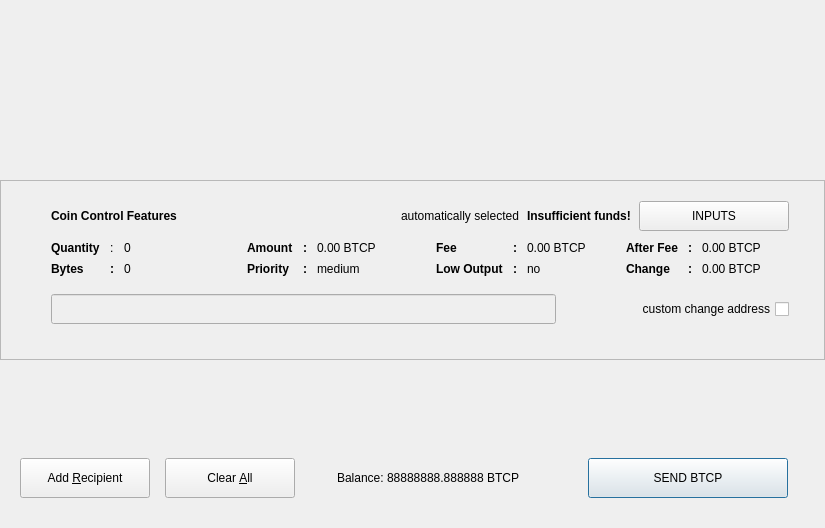
<?xml version="1.0" encoding="UTF-8"?>
<ui version="4.0">
 <class>SendCoinsDialog</class>
 <widget class="QDialog" name="SendCoinsDialog">
  <property name="geometry">
   <rect>
    <x>0</x>
    <y>0</y>
    <width>825</width>
    <height>550</height>
   </rect>
  </property>
  <property name="minimumSize">
   <size>
    <width>825</width>
    <height>550</height>
   </size>
  </property>
  <property name="windowTitle">
   <string>Send Coins</string>
  </property>
  <layout class="QVBoxLayout" name="verticalLayout" stretch="0,0,0,0">
   <property name="spacing">
    <number>0</number>
   </property>
   <property name="sizeConstraint">
    <enum>QLayout::SetFixedSize</enum>
   </property>
   <property name="margin">
    <number>0</number>
   </property>
   <item>
    <widget class="QFrame" name="frmBanner">
     <property name="minimumSize">
      <size>
       <width>825</width>
       <height>180</height>
      </size>
     </property>
     <property name="maximumSize">
      <size>
       <width>825</width>
       <height>180</height>
      </size>
     </property>
    </widget>
   </item>
   <item>
    <widget class="QFrame" name="frameCoinControl">
     <property name="enabled">
      <bool>true</bool>
     </property>
     <property name="sizePolicy">
      <sizepolicy hsizetype="Expanding" vsizetype="Expanding">
       <horstretch>0</horstretch>
       <verstretch>0</verstretch>
      </sizepolicy>
     </property>
     <property name="minimumSize">
      <size>
       <width>825</width>
       <height>180</height>
      </size>
     </property>
     <property name="maximumSize">
      <size>
       <width>825</width>
       <height>180</height>
      </size>
     </property>
     <property name="frameShape">
      <enum>QFrame::StyledPanel</enum>
     </property>
     <property name="frameShadow">
      <enum>QFrame::Sunken</enum>
     </property>
     <layout class="QVBoxLayout" name="verticalLayoutCoinControl2">
      <property name="spacing">
       <number>0</number>
      </property>
      <property name="leftMargin">
       <number>50</number>
      </property>
      <property name="topMargin">
       <number>20</number>
      </property>
      <property name="rightMargin">
       <number>35</number>
      </property>
      <property name="bottomMargin">
       <number>20</number>
      </property>
      <item>
       <spacer name="verticalSpacer_2">
        <property name="orientation">
         <enum>Qt::Vertical</enum>
        </property>
        <property name="sizeType">
         <enum>QSizePolicy::Maximum</enum>
        </property>
        <property name="sizeHint" stdset="0">
         <size>
          <width>20</width>
          <height>10</height>
         </size>
        </property>
       </spacer>
      </item>
      <item>
       <layout class="QVBoxLayout" name="verticalLayoutCoinControl" stretch="0,1,0">
        <property name="spacing">
         <number>0</number>
        </property>
        <property name="leftMargin">
         <number>0</number>
        </property>
        <property name="topMargin">
         <number>0</number>
        </property>
        <item>
         <layout class="QHBoxLayout" name="hLayoutHeader1" stretch="0,0,0,0,0">
          <property name="spacing">
           <number>8</number>
          </property>
          <property name="bottomMargin">
           <number>10</number>
          </property>
          <item>
           <widget class="QLabel" name="labelCoinControlFeatures">
            <property name="sizePolicy">
             <sizepolicy hsizetype="Preferred" vsizetype="Maximum">
              <horstretch>0</horstretch>
              <verstretch>0</verstretch>
             </sizepolicy>
            </property>
            <property name="font">
             <font>
              <weight>75</weight>
              <bold>true</bold>
             </font>
            </property>
            <property name="text">
             <string>Coin Control Features</string>
            </property>
           </widget>
          </item>
          <item>
           <spacer name="horizontalSpacerCoinControl">
            <property name="orientation">
             <enum>Qt::Horizontal</enum>
            </property>
            <property name="sizeHint" stdset="0">
             <size>
              <width>40</width>
              <height>1</height>
             </size>
            </property>
           </spacer>
          </item>
          <item>
           <widget class="QLabel" name="labelCoinControlAutomaticallySelected">
            <property name="text">
             <string>automatically selected</string>
            </property>
            <property name="margin">
             <number>5</number>
            </property>
           </widget>
          </item>
          <item>
           <widget class="QLabel" name="labelCoinControlInsuffFunds">
            <property name="font">
             <font>
              <weight>75</weight>
              <bold>true</bold>
             </font>
            </property>
            <property name="text">
             <string>Insufficient funds!</string>
            </property>
            <property name="margin">
             <number>5</number>
            </property>
           </widget>
          </item>
          <item>
           <widget class="QPushButton" name="pushButtonCoinControl">
            <property name="minimumSize">
             <size>
              <width>150</width>
              <height>30</height>
             </size>
            </property>
            <property name="text">
             <string>INPUTS</string>
            </property>
           </widget>
          </item>
         </layout>
        </item>
        <item>
         <widget class="QWidget" name="widgetCoinControl" native="true">
          <property name="sizePolicy">
           <sizepolicy hsizetype="Preferred" vsizetype="Preferred">
            <horstretch>0</horstretch>
            <verstretch>0</verstretch>
           </sizepolicy>
          </property>
          <property name="minimumSize">
           <size>
            <width>0</width>
            <height>0</height>
           </size>
          </property>
          <layout class="QHBoxLayout" name="horizontalLayoutCoinControl5">
           <property name="margin">
            <number>0</number>
           </property>
           <item>
            <layout class="QHBoxLayout" name="horizontalLayoutCoinControl3" stretch="1,1,1,1">
             <property name="spacing">
              <number>20</number>
             </property>
             <property name="topMargin">
              <number>0</number>
             </property>
             <property name="bottomMargin">
              <number>18</number>
             </property>
             <item>
              <layout class="QGridLayout" name="gridLayout" columnstretch="0,0,1" columnminimumwidth="0,0,0">
               <property name="leftMargin">
                <number>0</number>
               </property>
               <property name="topMargin">
                <number>0</number>
               </property>
               <property name="rightMargin">
                <number>6</number>
               </property>
               <property name="horizontalSpacing">
                <number>10</number>
               </property>
               <property name="verticalSpacing">
                <number>7</number>
               </property>
               <item row="0" column="0">
                <widget class="QLabel" name="labelCoinControlQuantityText">
                 <property name="font">
                  <font>
                   <weight>75</weight>
                   <bold>true</bold>
                  </font>
                 </property>
                 <property name="text">
                  <string>Quantity</string>
                 </property>
                 <property name="margin">
                  <number>0</number>
                 </property>
                </widget>
               </item>
               <item row="1" column="2">
                <widget class="QLabel" name="labelCoinControlBytes">
                 <property name="cursor">
                  <cursorShape>IBeamCursor</cursorShape>
                 </property>
                 <property name="contextMenuPolicy">
                  <enum>Qt::ActionsContextMenu</enum>
                 </property>
                 <property name="text">
                  <string>0</string>
                 </property>
                 <property name="textInteractionFlags">
                  <set>Qt::LinksAccessibleByMouse|Qt::TextSelectableByKeyboard|Qt::TextSelectableByMouse</set>
                 </property>
                </widget>
               </item>
               <item row="0" column="2">
                <widget class="QLabel" name="labelCoinControlQuantity">
                 <property name="cursor">
                  <cursorShape>IBeamCursor</cursorShape>
                 </property>
                 <property name="contextMenuPolicy">
                  <enum>Qt::ActionsContextMenu</enum>
                 </property>
                 <property name="text">
                  <string>0</string>
                 </property>
                 <property name="margin">
                  <number>0</number>
                 </property>
                 <property name="textInteractionFlags">
                  <set>Qt::LinksAccessibleByMouse|Qt::TextSelectableByKeyboard|Qt::TextSelectableByMouse</set>
                 </property>
                </widget>
               </item>
               <item row="0" column="1">
                <widget class="QLabel" name="lblSemiColon11">
                 <property name="text">
                  <string>:</string>
                 </property>
                </widget>
               </item>
               <item row="1" column="0">
                <widget class="QLabel" name="labelCoinControlBytesText">
                 <property name="font">
                  <font>
                   <weight>75</weight>
                   <bold>true</bold>
                  </font>
                 </property>
                 <property name="text">
                  <string>Bytes</string>
                 </property>
                </widget>
               </item>
               <item row="1" column="1">
                <widget class="QLabel" name="lblSemiColon12">
                 <property name="font">
                  <font>
                   <weight>75</weight>
                   <bold>true</bold>
                  </font>
                 </property>
                 <property name="text">
                  <string>:</string>
                 </property>
                </widget>
               </item>
              </layout>
             </item>
             <item>
              <layout class="QGridLayout" name="gridLayout_2" columnstretch="0,0,1">
               <property name="leftMargin">
                <number>6</number>
               </property>
               <property name="topMargin">
                <number>0</number>
               </property>
               <property name="rightMargin">
                <number>6</number>
               </property>
               <property name="horizontalSpacing">
                <number>10</number>
               </property>
               <property name="verticalSpacing">
                <number>7</number>
               </property>
               <item row="0" column="0">
                <widget class="QLabel" name="labelCoinControlAmountText">
                 <property name="font">
                  <font>
                   <weight>75</weight>
                   <bold>true</bold>
                  </font>
                 </property>
                 <property name="text">
                  <string>Amount</string>
                 </property>
                 <property name="margin">
                  <number>0</number>
                 </property>
                </widget>
               </item>
               <item row="1" column="2">
                <widget class="QLabel" name="labelCoinControlPriority">
                 <property name="cursor">
                  <cursorShape>IBeamCursor</cursorShape>
                 </property>
                 <property name="contextMenuPolicy">
                  <enum>Qt::ActionsContextMenu</enum>
                 </property>
                 <property name="text">
                  <string>medium</string>
                 </property>
                 <property name="textInteractionFlags">
                  <set>Qt::LinksAccessibleByMouse|Qt::TextSelectableByKeyboard|Qt::TextSelectableByMouse</set>
                 </property>
                </widget>
               </item>
               <item row="1" column="0">
                <widget class="QLabel" name="labelCoinControlPriorityText">
                 <property name="font">
                  <font>
                   <weight>75</weight>
                   <bold>true</bold>
                  </font>
                 </property>
                 <property name="text">
                  <string>Priority</string>
                 </property>
                </widget>
               </item>
               <item row="0" column="2">
                <widget class="QLabel" name="labelCoinControlAmount">
                 <property name="cursor">
                  <cursorShape>IBeamCursor</cursorShape>
                 </property>
                 <property name="contextMenuPolicy">
                  <enum>Qt::ActionsContextMenu</enum>
                 </property>
                 <property name="text">
                  <string>0.00 BTCP</string>
                 </property>
                 <property name="textInteractionFlags">
                  <set>Qt::LinksAccessibleByMouse|Qt::TextSelectableByKeyboard|Qt::TextSelectableByMouse</set>
                 </property>
                </widget>
               </item>
               <item row="0" column="1">
                <widget class="QLabel" name="lblSemiColon21">
                 <property name="font">
                  <font>
                   <weight>75</weight>
                   <bold>true</bold>
                  </font>
                 </property>
                 <property name="text">
                  <string>:</string>
                 </property>
                </widget>
               </item>
               <item row="1" column="1">
                <widget class="QLabel" name="lblSemiColon22">
                 <property name="font">
                  <font>
                   <weight>75</weight>
                   <bold>true</bold>
                  </font>
                 </property>
                 <property name="text">
                  <string>:</string>
                 </property>
                </widget>
               </item>
              </layout>
             </item>
             <item>
              <layout class="QGridLayout" name="gridLayout_3" columnstretch="0,0,1">
               <property name="leftMargin">
                <number>6</number>
               </property>
               <property name="topMargin">
                <number>0</number>
               </property>
               <property name="rightMargin">
                <number>6</number>
               </property>
               <property name="horizontalSpacing">
                <number>10</number>
               </property>
               <property name="verticalSpacing">
                <number>7</number>
               </property>
               <item row="0" column="2">
                <widget class="QLabel" name="labelCoinControlFee">
                 <property name="cursor">
                  <cursorShape>IBeamCursor</cursorShape>
                 </property>
                 <property name="contextMenuPolicy">
                  <enum>Qt::ActionsContextMenu</enum>
                 </property>
                 <property name="text">
                  <string>0.00 BTCP</string>
                 </property>
                 <property name="textInteractionFlags">
                  <set>Qt::LinksAccessibleByMouse|Qt::TextSelectableByKeyboard|Qt::TextSelectableByMouse</set>
                 </property>
                </widget>
               </item>
               <item row="1" column="0">
                <widget class="QLabel" name="labelCoinControlLowOutputText">
                 <property name="font">
                  <font>
                   <weight>75</weight>
                   <bold>true</bold>
                  </font>
                 </property>
                 <property name="text">
                  <string>Low Output</string>
                 </property>
                </widget>
               </item>
               <item row="1" column="2">
                <widget class="QLabel" name="labelCoinControlLowOutput">
                 <property name="cursor">
                  <cursorShape>IBeamCursor</cursorShape>
                 </property>
                 <property name="contextMenuPolicy">
                  <enum>Qt::ActionsContextMenu</enum>
                 </property>
                 <property name="text">
                  <string>no</string>
                 </property>
                 <property name="textInteractionFlags">
                  <set>Qt::LinksAccessibleByMouse|Qt::TextSelectableByKeyboard|Qt::TextSelectableByMouse</set>
                 </property>
                </widget>
               </item>
               <item row="0" column="0">
                <widget class="QLabel" name="labelCoinControlFeeText">
                 <property name="font">
                  <font>
                   <weight>75</weight>
                   <bold>true</bold>
                  </font>
                 </property>
                 <property name="text">
                  <string>Fee</string>
                 </property>
                 <property name="margin">
                  <number>0</number>
                 </property>
                </widget>
               </item>
               <item row="0" column="1">
                <widget class="QLabel" name="lblSemiColon31">
                 <property name="font">
                  <font>
                   <weight>75</weight>
                   <bold>true</bold>
                  </font>
                 </property>
                 <property name="text">
                  <string>:</string>
                 </property>
                </widget>
               </item>
               <item row="1" column="1">
                <widget class="QLabel" name="lblSemiColon32">
                 <property name="font">
                  <font>
                   <weight>75</weight>
                   <bold>true</bold>
                  </font>
                 </property>
                 <property name="text">
                  <string>:</string>
                 </property>
                </widget>
               </item>
              </layout>
             </item>
             <item>
              <layout class="QGridLayout" name="gridLayout_4" columnstretch="0,0,1">
               <property name="leftMargin">
                <number>6</number>
               </property>
               <property name="topMargin">
                <number>0</number>
               </property>
               <property name="rightMargin">
                <number>0</number>
               </property>
               <property name="horizontalSpacing">
                <number>10</number>
               </property>
               <property name="verticalSpacing">
                <number>7</number>
               </property>
               <item row="0" column="0">
                <widget class="QLabel" name="labelCoinControlAfterFeeText">
                 <property name="font">
                  <font>
                   <weight>75</weight>
                   <bold>true</bold>
                  </font>
                 </property>
                 <property name="text">
                  <string>After Fee</string>
                 </property>
                 <property name="margin">
                  <number>0</number>
                 </property>
                </widget>
               </item>
               <item row="1" column="2">
                <widget class="QLabel" name="labelCoinControlChange">
                 <property name="cursor">
                  <cursorShape>IBeamCursor</cursorShape>
                 </property>
                 <property name="contextMenuPolicy">
                  <enum>Qt::ActionsContextMenu</enum>
                 </property>
                 <property name="text">
                  <string>0.00 BTCP</string>
                 </property>
                 <property name="textInteractionFlags">
                  <set>Qt::LinksAccessibleByMouse|Qt::TextSelectableByKeyboard|Qt::TextSelectableByMouse</set>
                 </property>
                </widget>
               </item>
               <item row="0" column="2">
                <widget class="QLabel" name="labelCoinControlAfterFee">
                 <property name="cursor">
                  <cursorShape>IBeamCursor</cursorShape>
                 </property>
                 <property name="contextMenuPolicy">
                  <enum>Qt::ActionsContextMenu</enum>
                 </property>
                 <property name="text">
                  <string>0.00 BTCP</string>
                 </property>
                 <property name="textInteractionFlags">
                  <set>Qt::LinksAccessibleByMouse|Qt::TextSelectableByKeyboard|Qt::TextSelectableByMouse</set>
                 </property>
                </widget>
               </item>
               <item row="1" column="0">
                <widget class="QLabel" name="labelCoinControlChangeText">
                 <property name="font">
                  <font>
                   <weight>75</weight>
                   <bold>true</bold>
                  </font>
                 </property>
                 <property name="text">
                  <string>Change</string>
                 </property>
                </widget>
               </item>
               <item row="0" column="1">
                <widget class="QLabel" name="lblSemiColon41">
                 <property name="font">
                  <font>
                   <weight>75</weight>
                   <bold>true</bold>
                  </font>
                 </property>
                 <property name="text">
                  <string>:</string>
                 </property>
                </widget>
               </item>
               <item row="1" column="1">
                <widget class="QLabel" name="lblSemiColon42">
                 <property name="font">
                  <font>
                   <weight>75</weight>
                   <bold>true</bold>
                  </font>
                 </property>
                 <property name="text">
                  <string>:</string>
                 </property>
                </widget>
               </item>
              </layout>
             </item>
            </layout>
           </item>
          </layout>
         </widget>
        </item>
        <item>
         <layout class="QHBoxLayout" name="hLayoutHeader3" stretch="1,0,0">
          <property name="spacing">
           <number>15</number>
          </property>
          <property name="topMargin">
           <number>0</number>
          </property>
          <property name="rightMargin">
           <number>0</number>
          </property>
          <item>
           <widget class="QLineEdit" name="lineEditCoinControlChange">
            <property name="enabled">
             <bool>false</bool>
            </property>
            <property name="sizePolicy">
             <sizepolicy hsizetype="Expanding" vsizetype="Fixed">
              <horstretch>0</horstretch>
              <verstretch>0</verstretch>
             </sizepolicy>
            </property>
            <property name="minimumSize">
             <size>
              <width>0</width>
              <height>30</height>
             </size>
            </property>
            <property name="maximumSize">
             <size>
              <width>16777215</width>
              <height>30</height>
             </size>
            </property>
           </widget>
          </item>
          <item>
           <widget class="QLabel" name="labelCoinControlChangeLabel">
            <property name="sizePolicy">
             <sizepolicy hsizetype="Preferred" vsizetype="Expanding">
              <horstretch>0</horstretch>
              <verstretch>0</verstretch>
             </sizepolicy>
            </property>
            <property name="minimumSize">
             <size>
              <width>50</width>
              <height>30</height>
             </size>
            </property>
            <property name="font">
             <font>
              <pointsize>12</pointsize>
             </font>
            </property>
           </widget>
          </item>
          <item>
           <widget class="QCheckBox" name="checkBoxCoinControlChange">
            <property name="minimumSize">
             <size>
              <width>150</width>
              <height>30</height>
             </size>
            </property>
            <property name="maximumSize">
             <size>
              <width>16777215</width>
              <height>30</height>
             </size>
            </property>
            <property name="layoutDirection">
             <enum>Qt::RightToLeft</enum>
            </property>
            <property name="text">
             <string>custom change address</string>
            </property>
           </widget>
          </item>
         </layout>
        </item>
       </layout>
      </item>
      <item>
       <spacer name="verticalSpacer_3">
        <property name="orientation">
         <enum>Qt::Vertical</enum>
        </property>
        <property name="sizeType">
         <enum>QSizePolicy::Maximum</enum>
        </property>
        <property name="sizeHint" stdset="0">
         <size>
          <width>20</width>
          <height>30</height>
         </size>
        </property>
       </spacer>
      </item>
     </layout>
    </widget>
   </item>
   <item>
    <widget class="QScrollArea" name="scrollArea">
     <property name="minimumSize">
      <size>
       <width>825</width>
       <height>0</height>
      </size>
     </property>
     <property name="maximumSize">
      <size>
       <width>825</width>
       <height>16777215</height>
      </size>
     </property>
     <property name="frameShape">
      <enum>QFrame::NoFrame</enum>
     </property>
     <property name="frameShadow">
      <enum>QFrame::Plain</enum>
     </property>
     <property name="horizontalScrollBarPolicy">
      <enum>Qt::ScrollBarAlwaysOff</enum>
     </property>
     <property name="widgetResizable">
      <bool>true</bool>
     </property>
     <widget class="QWidget" name="scrollAreaWidgetContents">
      <property name="geometry">
       <rect>
        <x>0</x>
        <y>0</y>
        <width>825</width>
        <height>90</height>
       </rect>
      </property>
      <layout class="QVBoxLayout" name="verticalLayout_2">
       <property name="spacing">
        <number>0</number>
       </property>
       <property name="margin">
        <number>0</number>
       </property>
       <item>
        <layout class="QVBoxLayout" name="entries">
         <property name="spacing">
          <number>0</number>
         </property>
        </layout>
       </item>
       <item>
        <spacer name="verticalSpacer">
         <property name="orientation">
          <enum>Qt::Vertical</enum>
         </property>
         <property name="sizeHint" stdset="0">
          <size>
           <width>20</width>
           <height>40</height>
          </size>
         </property>
        </spacer>
       </item>
      </layout>
     </widget>
    </widget>
   </item>
   <item>
    <layout class="QHBoxLayout" name="horizontalLayout" stretch="0,0,0,0">
     <property name="spacing">
      <number>15</number>
     </property>
     <property name="leftMargin">
      <number>20</number>
     </property>
     <property name="topMargin">
      <number>30</number>
     </property>
     <property name="rightMargin">
      <number>37</number>
     </property>
     <property name="bottomMargin">
      <number>30</number>
     </property>
     <item>
      <widget class="QPushButton" name="addButton">
       <property name="minimumSize">
        <size>
         <width>130</width>
         <height>40</height>
        </size>
       </property>
       <property name="toolTip">
        <string>Send to multiple recipients at once</string>
       </property>
       <property name="text">
        <string>Add &amp;Recipient</string>
       </property>
       <property name="autoDefault">
        <bool>false</bool>
       </property>
      </widget>
     </item>
     <item>
      <widget class="QPushButton" name="clearButton">
       <property name="sizePolicy">
        <sizepolicy hsizetype="Minimum" vsizetype="Fixed">
         <horstretch>0</horstretch>
         <verstretch>0</verstretch>
        </sizepolicy>
       </property>
       <property name="minimumSize">
        <size>
         <width>130</width>
         <height>40</height>
        </size>
       </property>
       <property name="toolTip">
        <string>Remove all transaction fields</string>
       </property>
       <property name="text">
        <string>Clear &amp;All</string>
       </property>
       <property name="autoRepeatDelay">
        <number>300</number>
       </property>
       <property name="autoDefault">
        <bool>false</bool>
       </property>
      </widget>
     </item>
     <item>
      <widget class="QFrame" name="frmBalance">
       <layout class="QHBoxLayout" name="horizontalLayout_2">
        <property name="spacing">
         <number>3</number>
        </property>
        <item>
         <spacer name="horizontalSpacer">
          <property name="orientation">
           <enum>Qt::Horizontal</enum>
          </property>
          <property name="sizeHint" stdset="0">
           <size>
            <width>15</width>
            <height>20</height>
           </size>
          </property>
         </spacer>
        </item>
<!--
        <item>
         <widget class="QLabel" name="label">
          <property name="minimumSize">
           <size>
            <width>30</width>
            <height>20</height>
           </size>
          </property>
          <property name="sizePolicy">
           <sizepolicy hsizetype="Fixed" vsizetype="Fixed">
            <horstretch>0</horstretch>
            <verstretch>0</verstretch>
           </sizepolicy>
          </property>
          <property name="text">
           <string>Balance:</string>
          </property>
         </widget>
        </item>
  -->
        <item>
         <widget class="QLabel" name="labelBalance">
          <property name="minimumSize">
           <size>
            <width>210</width>
            <height>20</height>
           </size>
          </property>
          <property name="sizePolicy">
           <sizepolicy hsizetype="Preferred" vsizetype="Fixed">
            <horstretch>0</horstretch>
            <verstretch>0</verstretch>
           </sizepolicy>
          </property>
          <property name="cursor">
           <cursorShape>IBeamCursor</cursorShape>
          </property>
          <property name="text">
           <string>Balance: 88888888.888888 BTCP</string>
          </property>
          <property name="textInteractionFlags">
           <set>Qt::LinksAccessibleByMouse|Qt::TextSelectableByKeyboard|Qt::TextSelectableByMouse</set>
          </property>
         </widget>
        </item>
        <item>
         <spacer name="horizontalSpacer_2">
          <property name="orientation">
           <enum>Qt::Horizontal</enum>
          </property>
          <property name="sizeHint" stdset="0">
           <size>
            <width>15</width>
            <height>20</height>
           </size>
          </property>
         </spacer>
        </item>
       </layout>
      </widget>
     </item>
     <item>
      <widget class="QPushButton" name="sendButton">
       <property name="minimumSize">
        <size>
         <width>200</width>
         <height>40</height>
        </size>
       </property>
       <property name="toolTip">
        <string>Confirm the send action</string>
       </property>
       <property name="text">
        <string>SEND BTCP</string>
       </property>
       <property name="default">
        <bool>true</bool>
       </property>
      </widget>
     </item>
    </layout>
   </item>
  </layout>
 </widget>
 <resources/>
 <connections/>
</ui>
